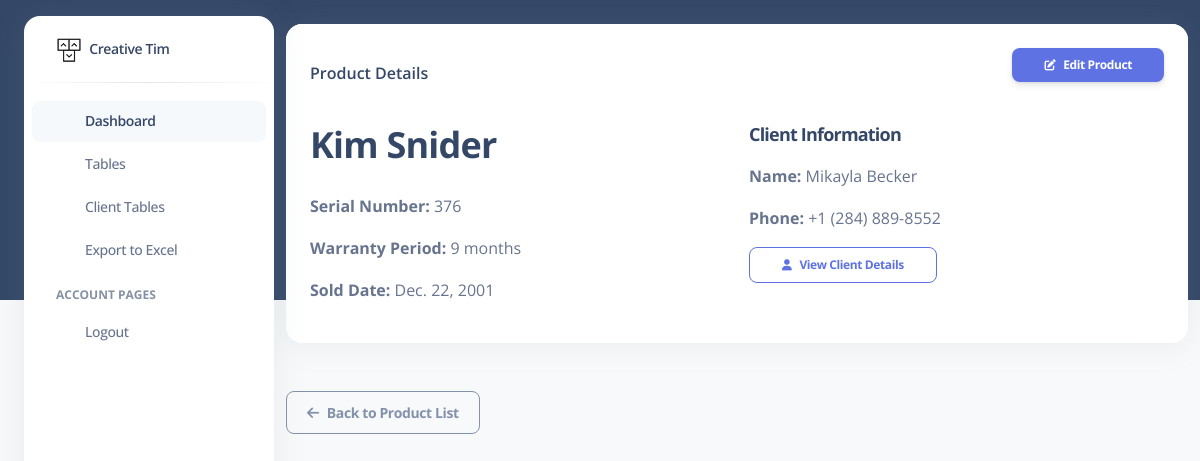
The page /product/product_detail/12/ (signed in) on the database its author committed.
### product/models.py (models this page shows, shortened)
class Product(models.Model):
    name = models.CharField(max_length=100, verbose_name="Product Name")
    is_warranty_active = models.BooleanField(
        default=True,
        verbose_name="Is Warranty Active",
        help_text="Indicates if the product warranty is still valid."
    )
    warranty_period = models.PositiveIntegerField(
        verbose_name="Warranty Period (Months)",
        help_text="Warranty duration in months (must be positive)."
    )
    sold_date = models.DateField(
        default=date.today,
        verbose_name="Date Sold",
        help_text="Date when the product was sold."
    )
    serial_number = models.CharField(
        max_length=50,  # Optimal uzunlik tanlangan
        unique=True,
        verbose_name="Serial Number",
        help_text="Unique identifier for the product."
    )
    client = models.ForeignKey(
        Client,
        on_delete=models.SET_NULL,
        null=True,
        blank=True,
        related_name='products'
    )
    created_at = models.DateTimeField(auto_now_add=True, verbose_name="Created At")
    updated_at = models.DateTimeField(auto_now=True, verbose_name="Last Updated")
    class Meta:
        verbose_name = "Product"
        verbose_name_plural = "Products"
        ordering = ['-created_at']

class Client(models.Model):
    name = models.CharField(max_length=255, verbose_name="Client Name")
    phone = models.CharField(
        max_length=15,
        unique=True,
        verbose_name="Phone Number",
        help_text="Enter the phone number (up to 15 digits)."
    )

### product/views.py (the view)
# urls.py: path('product_detail/<int:pk>/', views.product_detail, name='product_detail'),
def product_detail(request, pk):
    product = get_object_or_404(Product, pk=pk)
    return render(request, 'pages/product_detail.html', {'product': product})

### templates/pages/product_detail.html (shortened to what this page needs)
{% extends 'pages/base.html' %}
{% block content %}
<div class="container-fluid py-4">
    <div class="row">
        <div class="col-12">
            <div class="card mb-4">
                <div class="card-header pb-0 d-flex justify-content-between align-items-center">
                    <h6 class="mb-0">Product Details</h6>
                    <a href="{% url 'product_update' product.id %}" class="btn btn-primary btn-sm">
                        <i class="fas fa-edit me-2"></i>Edit Product
                    </a>
                </div>
                <div class="card-body">
                    <div class="row">
                        <div class="col-md-6">
                            <h2 class="text-xl font-semibold mb-4">{{ product.name }}</h2>
                            <p><strong>Serial Number:</strong> {{ product.serial_number }}</p>
                            <p><strong>Warranty Period:</strong> {{ product.warranty_period }} months</p>
                            <p><strong>Sold Date:</strong> {{ product.sold_date }}</p>
                        </div>
                        <div class="col-md-6">
                            <h3 class="text-lg font-semibold mb-3">Client Information</h3>
                            <p><strong>Name:</strong> {{ product.client.name }}</p>
                            <p><strong>Phone:</strong> {{ product.client.phone }}</p>
                            <a href="{% url 'client_detail' product.client.id %}"
                               class="btn btn-outline-primary btn-sm">
                                <i class="fas fa-user me-2"></i>View Client Details
                            </a>
                        </div>
                    </div>
                </div>
            </div>
        </div>
    </div>
    <div class="row mt-4">
        <div class="col-12">
            <a href="{% url 'product_list' %}" class="btn btn-outline-secondary">
                <i class="fas fa-arrow-left me-2"></i>Back to Product List
            </a>
        </div>
    </div>
</div>
{% endblock %}

### rows shown on the page
Product: name "Kim Snider", serial_number "376", warranty_period "9", sold_date "Dec. 22, 2001", client.name "Mikayla Becker", client.phone "+1 (284) 889-8552"
